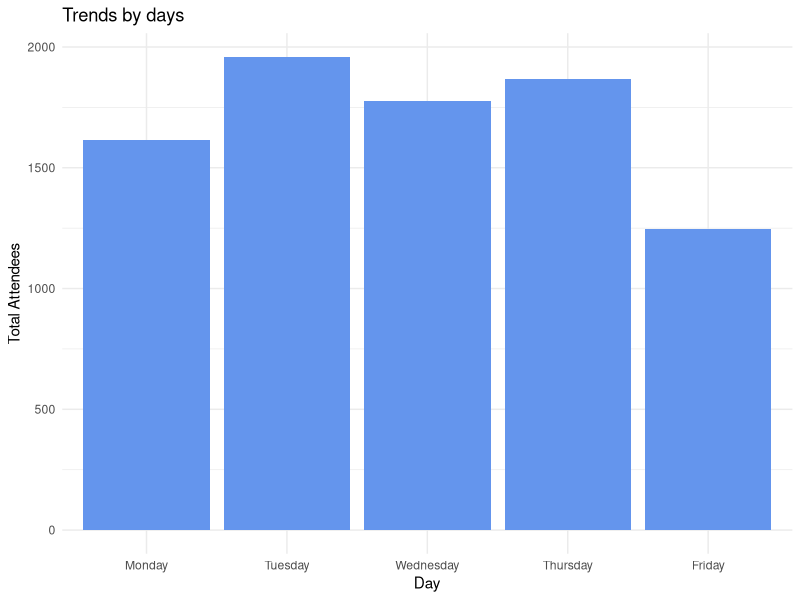
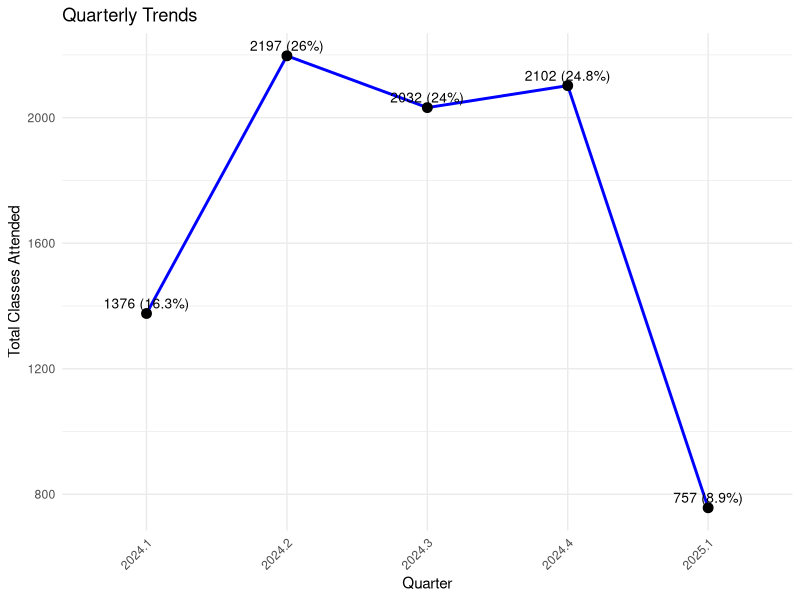
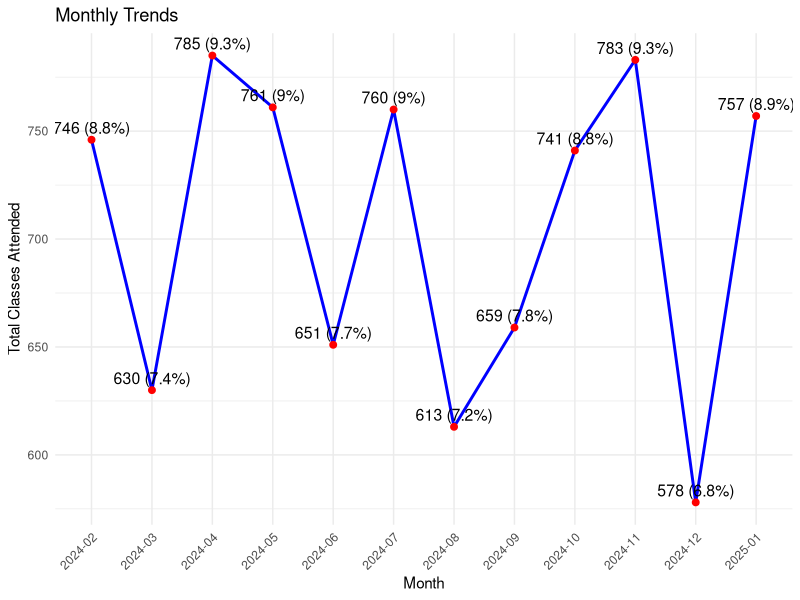
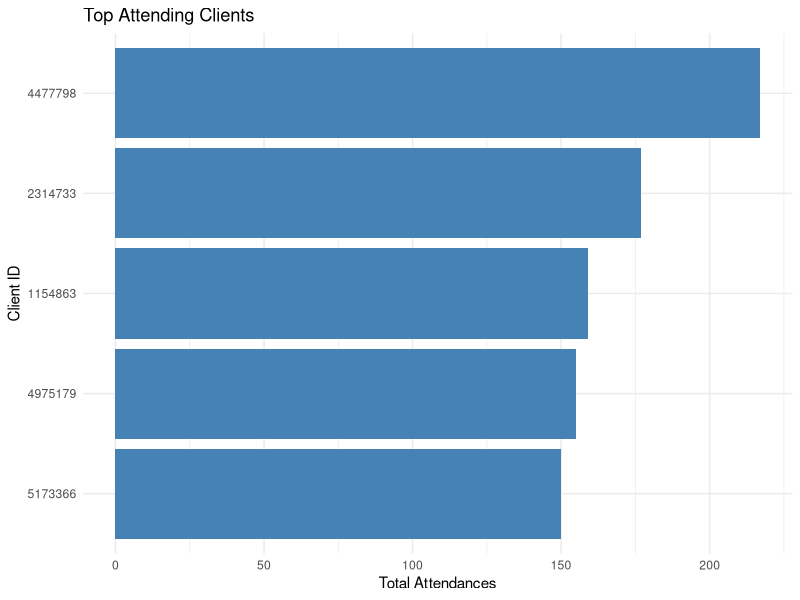
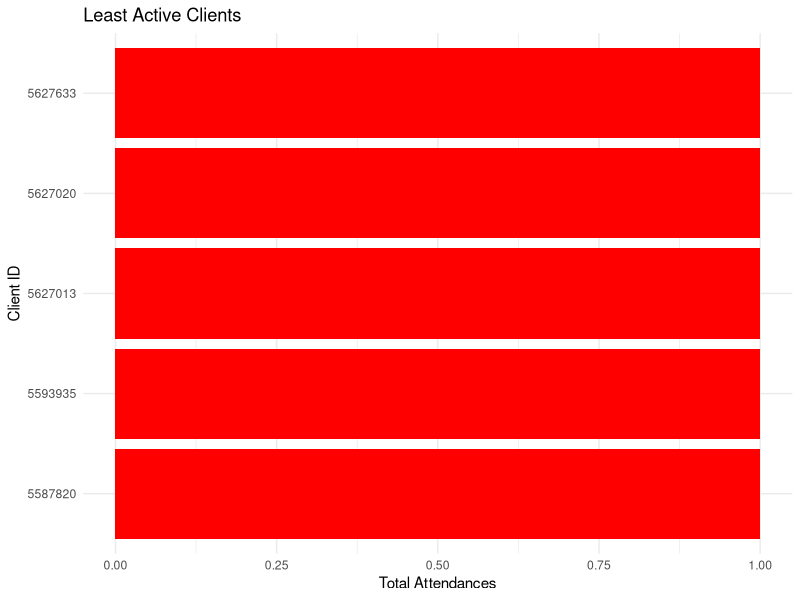
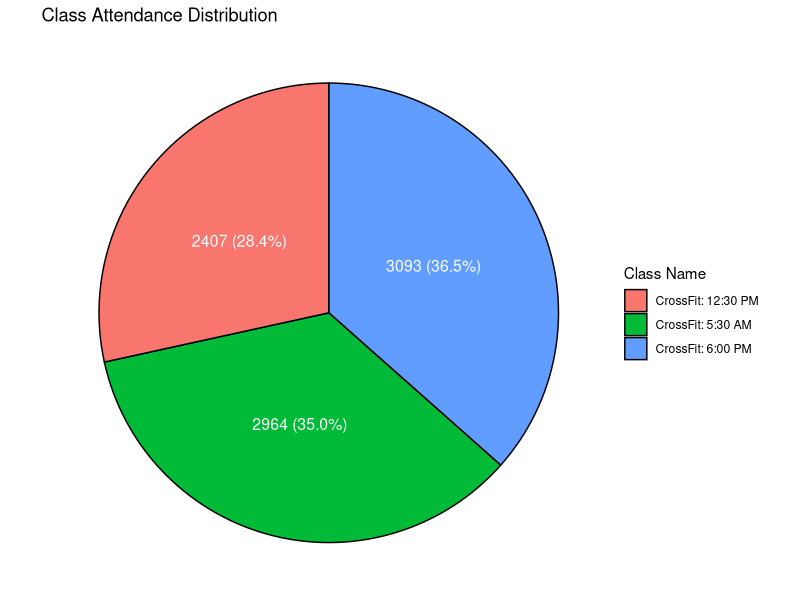
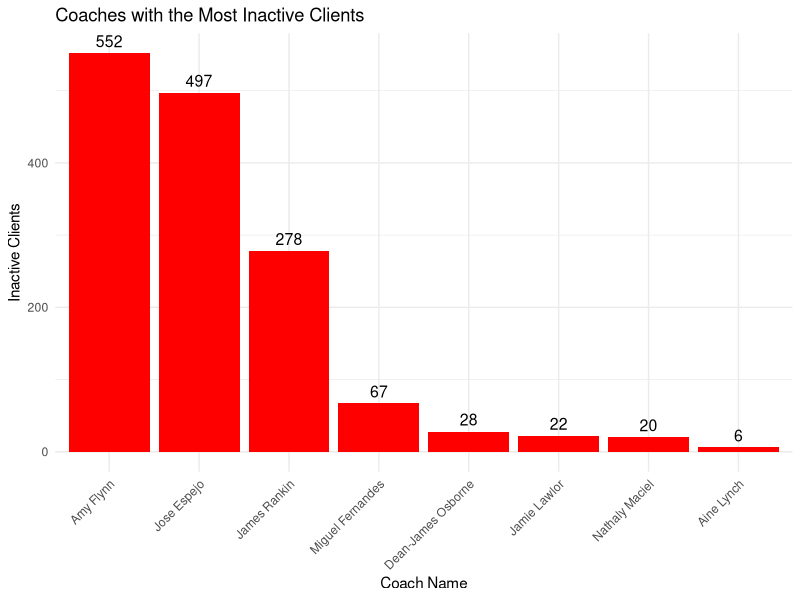
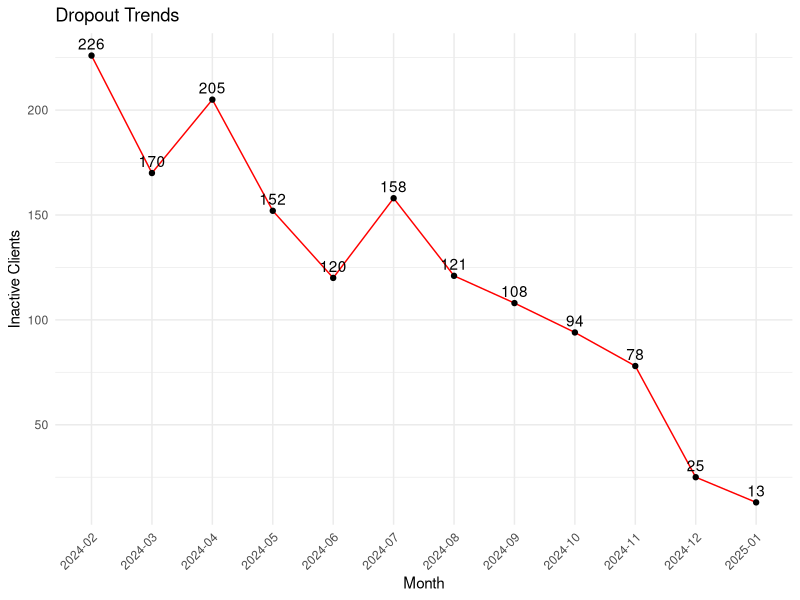

The R script that drew these images, in order:
## ---- chunk 1
# We cannot analyze location-wise dropout rates because our dataset contains only one type of location.
# Likewise we don't have data for weekends, so we can't identify the trends in weekends.
# I see missing data in the membership type – 22 records.
# The entire "appointments" column is missing.
## ---- chunk 2
library(tidyverse)
library(lubridate)
library(readr)
library(scales)
## ---- chunk 3
df <- read_csv("all_attendances_2025-02-09T12_11_52.026555Z.csv")
## ---- chunk 4
# from this we can see that 22 null columns in Membership Type
# The entire column is missing in Appointment Details

print(colSums(is.na(df)))
## ---- chunk 5
# Convert to POSIXct format
df$`Start Datetime` <- as.POSIXct(df$`Start Datetime`, format = "%Y-%m-%dT%H:%M:%S", tz = "UTC")

# Extracting seperately
df <- df %>%
  mutate(Date = as.Date(`Start Datetime`),
         Month = format(Date, "%Y-%m"),  # Year-Month
         Weekday = weekdays(Date),       # Day of the week
         Hour = hour(`Start Datetime`),  # Extract hour
         Year = year(`Start Datetime`),  # Extract Year
         Quarter = quarter(`Start Datetime`, with_year = TRUE))  # Extract Quarter

## ---- chunk 6
# Attendance by Day
df_weekday <- df %>%
  group_by(Weekday) %>%
  summarise(Total_Attendance = n()) %>%
  mutate(Weekday = factor(Weekday, levels = c("Monday", "Tuesday", "Wednesday", "Thursday", "Friday")))

ggplot(df_weekday, aes(x = Weekday, y = Total_Attendance)) +
  geom_bar(stat = "identity", fill = "cornflowerblue") +
  labs(title = "Trends by days", x = "Day", y = "Total Attendees") +
  theme_minimal()

## ---- chunk 7
# Quarter 2 and 4 have a high number of people going to the gym.  
# but, we cannot come to conclusion because we lack complete data for Q1 2024 (January data is missing) and do not have full data for Q1 2025.  

df_quarterly <- df %>%
  mutate(Quarter = quarter(`Start Datetime`, with_year = TRUE)) %>%
  count(Quarter) %>%
  mutate(Percentage = round(100 * n / sum(n), 1))

ggplot(df_quarterly, aes(x = factor(Quarter, levels = unique(Quarter)), y = n, group = 1)) +
  geom_line(color = "blue", size = 1) +
  geom_point(color = "black", size = 3) +
  geom_text(aes(label = paste0(n, " (", Percentage, "%)")), vjust = -0.5, size = 3.5) + 
  labs(title = "Quarterly Trends", x = "Quarter", y = "Total Classes Attended") +
  theme_minimal() +
  theme(axis.text.x = element_text(angle = 45, hjust = 1))

## ---- chunk 8
# this graph shows the people attendance rate by month 
# Where we have a huge drop out in december month and a rise in january. this is maybe because of some new year resolution  
# Monthly Trends
df_monthly <- df %>%
  count(Month) %>%
  mutate(Percentage = round(n / sum(n) * 100, 1))

ggplot(df_monthly, aes(x = factor(Month, levels = unique(Month)), y = n, group = 1)) +
  geom_line(color = "blue", size = 1) +
  geom_point(color = "red", size = 2) +
  geom_text(aes(label = paste0(n, " (", Percentage, "%)")), vjust = -0.5, size = 4) +
  labs(title = "Monthly Trends", x = "Month", y = "Total Classes Attended") +
  theme_minimal() +
  theme(axis.text.x = element_text(angle = 45, hjust = 1))

## ---- chunk 9
# This shows the top 5 clients with the highest attendance and the bottom 5 with the lowest. 
# So there must lead to some possible dropout the lower attendance clients.
# Action: Engage low-attendance clients with personalized offers or follow-ups to reduce churn.  

# Individual Attendance
df_individual <- df %>%
  group_by(`Client ID`) %>%
  summarise(Total_Attendance = n()) %>%
  arrange(desc(Total_Attendance))

# Top 5
top_clients <- df_individual %>% 
  head(5)
ggplot(top_clients, aes(x = reorder(`Client ID`, Total_Attendance), y = Total_Attendance)) +
  geom_bar(stat = "identity", fill = "steelblue") +
  labs(title = "Top Attending Clients", x = "Client ID", y = "Total Attendances") +
  theme_minimal() +
  coord_flip()

# Least 5 
bottom_clients <- df_individual %>%
  tail(5) 
ggplot(bottom_clients, aes(x = reorder(`Client ID`, Total_Attendance), y = Total_Attendance)) +
  geom_bar(stat = "identity", fill = "red") +
  labs(title = "Least Active Clients", x = "Client ID", y = "Total Attendances") +
  theme_minimal() +
  coord_flip()

## ---- chunk 10
# This shows that most people attend sessions at 5:30 AM and 6 PM. So may be people in the afternoon session is less becuase of the work shedule.
# Action: we can allocate more resources during these peak hours.  

# Class attendance by timing
df_class_attendance <- df %>%
  count(`Class Name`, name = "Client_Count") %>%
  mutate(Percentage = Client_Count / sum(Client_Count) * 100) %>%
  arrange(desc(Client_Count))

ggplot(df_class_attendance, aes(x = "", y = Client_Count, fill = `Class Name`)) +
  geom_bar(stat = "identity", width = 1, color = "black") +
  coord_polar(theta = "y") +
  geom_text(aes(label = sprintf("%d (%.1f%%)", Client_Count, Percentage)), 
            position = position_stack(vjust = 0.5), size = 4, color = "white") +
  labs(title = "Class Attendance Distribution", fill = "Class Name") +
  theme_void() +
  theme(legend.position = "right")

## ---- chunk 11
# In this graph, we can see that the coaches with the most inactive clients are Amy Flinn, Jose Espejo, and James Rankin. So to improve this we can change some coach or conducts some training program for the coach. so we can identify why people are droping out. 
# Action: Consider replacing these coaches or providing additional training to improve client engagement.  

# inactive clients per coach

unique(df$`Clients → Client Active`)

df_inactive <- df %>%
  filter(tolower(`Clients → Client Active`) == "inactive") %>%
  count(`Class → Coach Name`, name = "Inactive_Count") %>%
  arrange(desc(Inactive_Count))

if (nrow(df_inactive) > 0) {
  df_plot <- head(df_inactive, 10)
  ggplot(df_plot, aes(x = reorder(`Class → Coach Name`, -Inactive_Count), y = Inactive_Count)) +
    geom_col(fill = "red") +
    geom_text(aes(label = Inactive_Count), vjust = -0.5, size = 4) +
    labs(title = "Coaches with the Most Inactive Clients",
         x = "Coach Name", y = "Inactive Clients") +
    theme_minimal() +
    theme(axis.text.x = element_text(angle = 45, hjust = 1))
} else {
  print("No inactive clients found.")
}

## ---- chunk 12

# This plot shows the number of people who drop out over months. It indicates that dropout rates have decreased month by month, which is good.
# this shows that the people are giving importance to become healthy than before.
# Action: Run special offers before peak dropout months.

# Dropout Trends
df_dropout <- df %>%
  filter(`Clients → Client Active` == "Inactive") %>%
  count(Month = format(`Start Datetime`, "%Y-%m"))

ggplot(df_dropout, aes(Month, n, group = 1)) +
  geom_line(color = "red") +
  geom_point(color = "black") +
  geom_text(aes(label = n), vjust = -0.5) +
  labs(title = "Dropout Trends", x = "Month", y = "Inactive Clients") +
  theme_minimal() +
  theme(axis.text.x = element_text(angle = 45, hjust = 1))

## ---- chunk 13
# with these kind of data we can able to build a model like 
# Attendance Prediction Model - ARIMA -Predict future attendance based on historical data to optimize class scheduling and resource allocation.
# Churn Prediction Model - classification - Identify clients likely to become inactive so gym managers can take preventive action.
